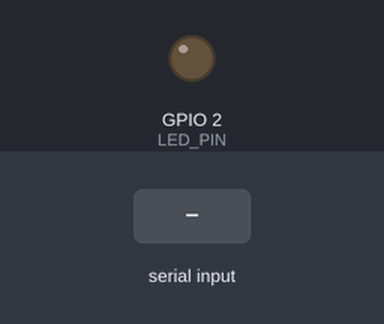
The sketch below on a simulated ESP32. Shown: output pins drawn as LEDs (lit = HIGH). The test bench sets the inputs (shaded band). Nothing arrives over Bluetooth unless stated; what the sketch prints to the serial monitor is not drawn.

Above: at 1.2 s.
1.3 s: "1" received over the second serial link
At 2.5 s:
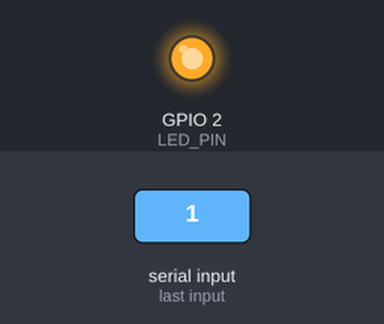
2.8 s: "0" received over the second serial link
At 3.8 s:
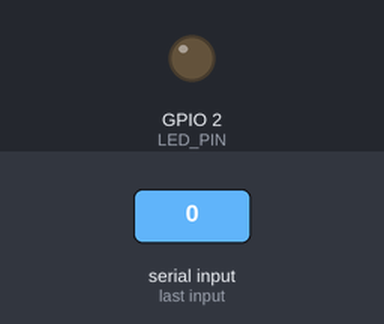
Timing chart, 0 to 5.8 s (numbered marks = the images above; inputs shaded):
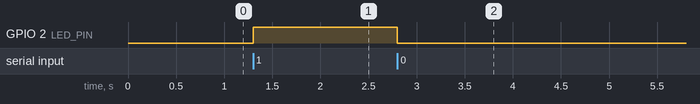

The sketch:

bluetooth_ledblink.ino
```cpp
#include "BluetoothSerial.h"

BluetoothSerial SerialBT;

#define LED_PIN 2

void setup() {
  Serial.begin(115200);

  pinMode(LED_PIN, OUTPUT);
  digitalWrite(LED_PIN, LOW); // LED OFF initially

  // Start Bluetooth
  SerialBT.begin("ESP32_LED"); // Bluetooth device name
  Serial.println("Bluetooth Started. Pair with ESP32_LED");
}

void loop() {
  if (SerialBT.available()) {
    char data = SerialBT.read();

    if (data == '1') {
      digitalWrite(LED_PIN, HIGH);
      SerialBT.println("LED ON");
    }
    else if (data == '0') {
      digitalWrite(LED_PIN, LOW);
      SerialBT.println("LED OFF");
    }
  }
}
```

Measured:
- after the input at 1.3 s, GPIO 2 (LED_PIN): LOW → HIGH at once
- after the input at 2.8 s, GPIO 2 (LED_PIN): HIGH → LOW at once
